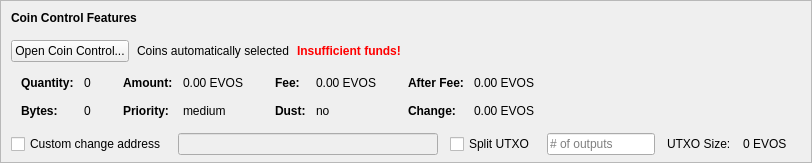
    <widget class="QFrame" name="frameCoinControl">
     <property name="sizePolicy">
      <sizepolicy hsizetype="Expanding" vsizetype="Expanding">
       <horstretch>0</horstretch>
       <verstretch>0</verstretch>
      </sizepolicy>
     </property>
     <property name="maximumSize">
      <size>
       <width>16777215</width>
       <height>16777215</height>
      </size>
     </property>
     <property name="frameShape">
      <enum>QFrame::StyledPanel</enum>
     </property>
     <property name="frameShadow">
      <enum>QFrame::Sunken</enum>
     </property>
     <layout class="QVBoxLayout" name="verticalLayoutCoinControl2">
      <property name="spacing">
       <number>0</number>
      </property>
      <property name="leftMargin">
       <number>0</number>
      </property>
      <property name="topMargin">
       <number>0</number>
      </property>
      <property name="rightMargin">
       <number>0</number>
      </property>
      <property name="bottomMargin">
       <number>6</number>
      </property>
      <item>
       <layout class="QVBoxLayout" name="verticalLayoutCoinControl" stretch="0,0,0,0,1">
        <property name="spacing">
         <number>0</number>
        </property>
        <property name="leftMargin">
         <number>10</number>
        </property>
        <property name="topMargin">
         <number>10</number>
        </property>
        <item>
         <layout class="QHBoxLayout" name="horizontalLayoutCoinControl1">
          <property name="bottomMargin">
           <number>15</number>
          </property>
          <item>
           <widget class="QLabel" name="labelCoinControlFeatures">
            <property name="sizePolicy">
             <sizepolicy hsizetype="Preferred" vsizetype="Maximum">
              <horstretch>0</horstretch>
              <verstretch>0</verstretch>
             </sizepolicy>
            </property>
            <property name="font">
             <font>
              <weight>75</weight>
              <bold>true</bold>
             </font>
            </property>
            <property name="styleSheet">
             <string notr="true">font-weight:bold;</string>
            </property>
            <property name="text">
             <string>Coin Control Features</string>
            </property>
           </widget>
          </item>
         </layout>
        </item>
        <item>
         <layout class="QHBoxLayout" name="horizontalLayoutCoinControl2" stretch="0,0,0,0">
          <property name="spacing">
           <number>8</number>
          </property>
          <property name="bottomMargin">
           <number>10</number>
          </property>
          <item>
           <widget class="QPushButton" name="pushButtonCoinControl">
            <property name="styleSheet">
             <string notr="true"/>
            </property>
            <property name="text">
             <string>Open Coin Control...</string>
            </property>
            <property name="autoDefault">
             <bool>false</bool>
            </property>
           </widget>
          </item>
          <item>
           <widget class="QLabel" name="labelCoinControlAutomaticallySelected">
            <property name="text">
             <string>Coins automatically selected</string>
            </property>
            <property name="margin">
             <number>5</number>
            </property>
           </widget>
          </item>
          <item>
           <widget class="QLabel" name="labelCoinControlInsuffFunds">
            <property name="font">
             <font>
              <weight>75</weight>
              <bold>true</bold>
             </font>
            </property>
            <property name="styleSheet">
             <string notr="true">color:red;font-weight:bold;</string>
            </property>
            <property name="text">
             <string>Insufficient funds!</string>
            </property>
            <property name="margin">
             <number>5</number>
            </property>
           </widget>
          </item>
          <item>
           <spacer name="horizontalSpacerCoinControl">
            <property name="orientation">
             <enum>Qt::Horizontal</enum>
            </property>
            <property name="sizeHint" stdset="0">
             <size>
              <width>40</width>
              <height>1</height>
             </size>
            </property>
           </spacer>
          </item>
         </layout>
        </item>
        <item>
         <widget class="QWidget" name="widgetCoinControl" native="true">
          <property name="sizePolicy">
           <sizepolicy hsizetype="Preferred" vsizetype="Preferred">
            <horstretch>0</horstretch>
            <verstretch>0</verstretch>
           </sizepolicy>
          </property>
          <property name="minimumSize">
           <size>
            <width>0</width>
            <height>0</height>
           </size>
          </property>
          <property name="styleSheet">
           <string notr="true"/>
          </property>
          <layout class="QHBoxLayout" name="horizontalLayoutCoinControl5">
           <property name="leftMargin">
            <number>0</number>
           </property>
           <property name="topMargin">
            <number>0</number>
           </property>
           <property name="rightMargin">
            <number>0</number>
           </property>
           <property name="bottomMargin">
            <number>0</number>
           </property>
           <item>
            <layout class="QHBoxLayout" name="horizontalLayoutCoinControl3" stretch="0,0,0,1">
             <property name="spacing">
              <number>20</number>
             </property>
             <property name="topMargin">
              <number>0</number>
             </property>
             <property name="bottomMargin">
              <number>10</number>
             </property>
             <item>
              <layout class="QFormLayout" name="formLayoutCoinControl1">
               <property name="horizontalSpacing">
                <number>10</number>
               </property>
               <property name="verticalSpacing">
                <number>14</number>
               </property>
               <property name="leftMargin">
                <number>10</number>
               </property>
               <property name="topMargin">
                <number>4</number>
               </property>
               <property name="rightMargin">
                <number>6</number>
               </property>
               <item row="0" column="0">
                <widget class="QLabel" name="labelCoinControlQuantityText">
                 <property name="font">
                  <font>
                   <weight>75</weight>
                   <bold>true</bold>
                  </font>
                 </property>
                 <property name="text">
                  <string>Quantity:</string>
                 </property>
                 <property name="margin">
                  <number>0</number>
                 </property>
                </widget>
               </item>
               <item row="0" column="1">
                <widget class="QLabel" name="labelCoinControlQuantity">
                 <property name="cursor">
                  <cursorShape>IBeamCursor</cursorShape>
                 </property>
                 <property name="contextMenuPolicy">
                  <enum>Qt::ActionsContextMenu</enum>
                 </property>
                 <property name="text">
                  <string notr="true">0</string>
                 </property>
                 <property name="margin">
                  <number>0</number>
                 </property>
                 <property name="textInteractionFlags">
                  <set>Qt::LinksAccessibleByMouse|Qt::TextSelectableByKeyboard|Qt::TextSelectableByMouse</set>
                 </property>
                </widget>
               </item>
               <item row="1" column="0">
                <widget class="QLabel" name="labelCoinControlBytesText">
                 <property name="font">
                  <font>
                   <weight>75</weight>
                   <bold>true</bold>
                  </font>
                 </property>
                 <property name="text">
                  <string>Bytes:</string>
                 </property>
                </widget>
               </item>
               <item row="1" column="1">
                <widget class="QLabel" name="labelCoinControlBytes">
                 <property name="cursor">
                  <cursorShape>IBeamCursor</cursorShape>
                 </property>
                 <property name="contextMenuPolicy">
                  <enum>Qt::ActionsContextMenu</enum>
                 </property>
                 <property name="text">
                  <string notr="true">0</string>
                 </property>
                 <property name="textInteractionFlags">
                  <set>Qt::LinksAccessibleByMouse|Qt::TextSelectableByKeyboard|Qt::TextSelectableByMouse</set>
                 </property>
                </widget>
               </item>
              </layout>
             </item>
             <item>
              <layout class="QFormLayout" name="formLayoutCoinControl2">
               <property name="horizontalSpacing">
                <number>10</number>
               </property>
               <property name="verticalSpacing">
                <number>14</number>
               </property>
               <property name="leftMargin">
                <number>6</number>
               </property>
               <property name="topMargin">
                <number>4</number>
               </property>
               <property name="rightMargin">
                <number>6</number>
               </property>
               <item row="0" column="0">
                <widget class="QLabel" name="labelCoinControlAmountText">
                 <property name="font">
                  <font>
                   <weight>75</weight>
                   <bold>true</bold>
                  </font>
                 </property>
                 <property name="text">
                  <string>Amount:</string>
                 </property>
                 <property name="margin">
                  <number>0</number>
                 </property>
                </widget>
               </item>
               <item row="0" column="1">
                <widget class="QLabel" name="labelCoinControlAmount">
                 <property name="cursor">
                  <cursorShape>IBeamCursor</cursorShape>
                 </property>
                 <property name="contextMenuPolicy">
                  <enum>Qt::ActionsContextMenu</enum>
                 </property>
                 <property name="text">
                  <string notr="true">0.00 EVOS</string>
                 </property>
                 <property name="textInteractionFlags">
                  <set>Qt::LinksAccessibleByMouse|Qt::TextSelectableByKeyboard|Qt::TextSelectableByMouse</set>
                 </property>
                </widget>
               </item>
               <item row="1" column="0">
                <widget class="QLabel" name="labelCoinControlPriorityText">
                 <property name="font">
                  <font>
                   <weight>75</weight>
                   <bold>true</bold>
                  </font>
                 </property>
                 <property name="text">
                  <string>Priority:</string>
                 </property>
                </widget>
               </item>
               <item row="1" column="1">
                <widget class="QLabel" name="labelCoinControlPriority">
                 <property name="cursor">
                  <cursorShape>IBeamCursor</cursorShape>
                 </property>
                 <property name="contextMenuPolicy">
                  <enum>Qt::ActionsContextMenu</enum>
                 </property>
                 <property name="text">
                  <string>medium</string>
                 </property>
                 <property name="textInteractionFlags">
                  <set>Qt::LinksAccessibleByMouse|Qt::TextSelectableByKeyboard|Qt::TextSelectableByMouse</set>
                 </property>
                </widget>
               </item>
              </layout>
             </item>
             <item>
              <layout class="QFormLayout" name="formLayoutCoinControl3">
               <property name="horizontalSpacing">
                <number>10</number>
               </property>
               <property name="verticalSpacing">
                <number>14</number>
               </property>
               <property name="leftMargin">
                <number>6</number>
               </property>
               <property name="topMargin">
                <number>4</number>
               </property>
               <property name="rightMargin">
                <number>6</number>
               </property>
               <item row="0" column="0">
                <widget class="QLabel" name="labelCoinControlFeeText">
                 <property name="font">
                  <font>
                   <weight>75</weight>
                   <bold>true</bold>
                  </font>
                 </property>
                 <property name="text">
                  <string>Fee:</string>
                 </property>
                 <property name="margin">
                  <number>0</number>
                 </property>
                </widget>
               </item>
               <item row="0" column="1">
                <widget class="QLabel" name="labelCoinControlFee">
                 <property name="cursor">
                  <cursorShape>IBeamCursor</cursorShape>
                 </property>
                 <property name="contextMenuPolicy">
                  <enum>Qt::ActionsContextMenu</enum>
                 </property>
                 <property name="text">
                  <string notr="true">0.00 EVOS</string>
                 </property>
                 <property name="textInteractionFlags">
                  <set>Qt::LinksAccessibleByMouse|Qt::TextSelectableByKeyboard|Qt::TextSelectableByMouse</set>
                 </property>
                </widget>
               </item>
               <item row="1" column="0">
                <widget class="QLabel" name="labelCoinControlLowOutputText">
                 <property name="font">
                  <font>
                   <weight>75</weight>
                   <bold>true</bold>
                  </font>
                 </property>
                 <property name="text">
                  <string>Dust:</string>
                 </property>
                </widget>
               </item>
               <item row="1" column="1">
                <widget class="QLabel" name="labelCoinControlLowOutput">
                 <property name="cursor">
                  <cursorShape>IBeamCursor</cursorShape>
                 </property>
                 <property name="contextMenuPolicy">
                  <enum>Qt::ActionsContextMenu</enum>
                 </property>
                 <property name="text">
                  <string>no</string>
                 </property>
                 <property name="textInteractionFlags">
                  <set>Qt::LinksAccessibleByMouse|Qt::TextSelectableByKeyboard|Qt::TextSelectableByMouse</set>
                 </property>
                </widget>
               </item>
              </layout>
             </item>
             <item>
              <layout class="QFormLayout" name="formLayoutCoinControl4">
               <property name="horizontalSpacing">
                <number>10</number>
               </property>
               <property name="verticalSpacing">
                <number>14</number>
               </property>
               <property name="leftMargin">
                <number>6</number>
               </property>
               <property name="topMargin">
                <number>4</number>
               </property>
               <property name="rightMargin">
                <number>6</number>
               </property>
               <item row="0" column="0">
                <widget class="QLabel" name="labelCoinControlAfterFeeText">
                 <property name="font">
                  <font>
                   <weight>75</weight>
                   <bold>true</bold>
                  </font>
                 </property>
                 <property name="text">
                  <string>After Fee:</string>
                 </property>
                 <property name="margin">
                  <number>0</number>
                 </property>
                </widget>
               </item>
               <item row="0" column="1">
                <widget class="QLabel" name="labelCoinControlAfterFee">
                 <property name="cursor">
                  <cursorShape>IBeamCursor</cursorShape>
                 </property>
                 <property name="contextMenuPolicy">
                  <enum>Qt::ActionsContextMenu</enum>
                 </property>
                 <property name="text">
                  <string notr="true">0.00 EVOS</string>
                 </property>
                 <property name="textInteractionFlags">
                  <set>Qt::LinksAccessibleByMouse|Qt::TextSelectableByKeyboard|Qt::TextSelectableByMouse</set>
                 </property>
                </widget>
               </item>
               <item row="1" column="0">
                <widget class="QLabel" name="labelCoinControlChangeText">
                 <property name="font">
                  <font>
                   <weight>75</weight>
                   <bold>true</bold>
                  </font>
                 </property>
                 <property name="text">
                  <string>Change:</string>
                 </property>
                </widget>
               </item>
               <item row="1" column="1">
                <widget class="QLabel" name="labelCoinControlChange">
                 <property name="cursor">
                  <cursorShape>IBeamCursor</cursorShape>
                 </property>
                 <property name="contextMenuPolicy">
                  <enum>Qt::ActionsContextMenu</enum>
                 </property>
                 <property name="text">
                  <string notr="true">0.00 EVOS</string>
                 </property>
                 <property name="textInteractionFlags">
                  <set>Qt::LinksAccessibleByMouse|Qt::TextSelectableByKeyboard|Qt::TextSelectableByMouse</set>
                 </property>
                </widget>
               </item>
              </layout>
             </item>
            </layout>
           </item>
          </layout>
         </widget>
        </item>
        <item>
         <layout class="QHBoxLayout" name="horizontalLayoutCoinControl4" stretch="0,0,0,0,0,0,0">
          <property name="spacing">
           <number>12</number>
          </property>
          <property name="sizeConstraint">
           <enum>QLayout::SetDefaultConstraint</enum>
          </property>
          <property name="topMargin">
           <number>5</number>
          </property>
          <property name="rightMargin">
           <number>5</number>
          </property>
          <item>
           <widget class="QCheckBox" name="checkBoxCoinControlChange">
            <property name="toolTip">
             <string>If this is activated, but the change address is empty or invalid, change will be sent to a newly generated address.</string>
            </property>
            <property name="text">
             <string>Custom change address</string>
            </property>
           </widget>
          </item>
          <item>
           <widget class="QValidatedLineEdit" name="lineEditCoinControlChange">
            <property name="enabled">
             <bool>false</bool>
            </property>
            <property name="sizePolicy">
             <sizepolicy hsizetype="Expanding" vsizetype="Fixed">
              <horstretch>0</horstretch>
              <verstretch>0</verstretch>
             </sizepolicy>
            </property>
           </widget>
          </item>
          <item>
           <widget class="QCheckBox" name="splitBlockCheckBox">
            <property name="text">
             <string>Split UTXO</string>
            </property>
           </widget>
          </item>
          <item>
           <widget class="QLineEdit" name="splitBlockLineEdit">
            <property name="sizePolicy">
             <sizepolicy hsizetype="Fixed" vsizetype="Fixed">
              <horstretch>50</horstretch>
              <verstretch>0</verstretch>
             </sizepolicy>
            </property>
            <property name="placeholderText">
             <string># of outputs</string>
            </property>
           </widget>
          </item>
          <item>
           <widget class="QLabel" name="labelBlockSizeText">
            <property name="text">
             <string>UTXO Size:</string>
            </property>
           </widget>
          </item>
          <item>
           <widget class="QLabel" name="labelBlockSize">
            <property name="text">
             <string>0 EVOS</string>
            </property>
           </widget>
          </item>
          <item>
           <widget class="QLabel" name="labelCoinControlChangeLabel">
            <property name="sizePolicy">
             <sizepolicy hsizetype="Preferred" vsizetype="Expanding">
              <horstretch>0</horstretch>
              <verstretch>0</verstretch>
             </sizepolicy>
            </property>
            <property name="minimumSize">
             <size>
              <width>0</width>
              <height>0</height>
             </size>
            </property>
            <property name="text">
             <string/>
            </property>
            <property name="margin">
             <number>3</number>
            </property>
           </widget>
          </item>
         </layout>
        </item>
        <item>
         <spacer name="verticalSpacerCoinControl">
          <property name="orientation">
           <enum>Qt::Vertical</enum>
          </property>
          <property name="sizeHint" stdset="0">
           <size>
            <width>800</width>
            <height>1</height>
           </size>
          </property>
         </spacer>
        </item>
       </layout>
      </item>
     </layout>
    </widget>
